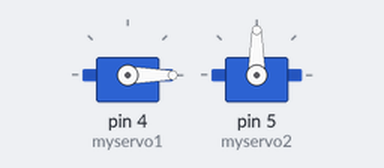
A sketch run on a simulated Arduino Uno, built with avr-gcc and run on an emulated ATmega328P. Parts: 2 × servo. What the sketch prints to the serial monitor is not drawn.

Above: at 2.05 s.
At 6.0 s:
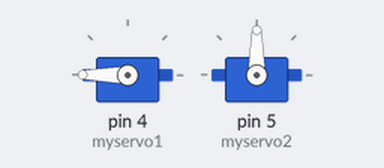
At 8.0 s:
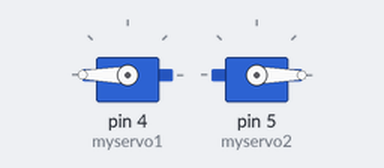
At 10.0 s:
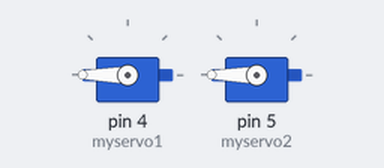
Timing chart, 0 to 12.4 s (numbered marks = the images above):
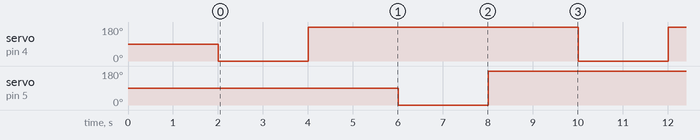

The sketch:

Servo_Motor.ino
```cpp
#include <Servo.h>

Servo myservo1;
Servo myservo2;

void setup() {
  Serial.begin(115200);
  Serial.println("Setup 시작");

  myservo1.attach(4); // D2
  myservo2.attach(5); // D1

  myservo1.write(90);
  myservo2.write(90);
  Serial.println("모두 90도 위치로 초기화");
  delay(2000);
}

void loop() {
  Serial.println("myservo1: 0도 이동");
  myservo1.write(0);
  delay(2000);

  Serial.println("myservo1: 180도 이동");
  myservo1.write(180);
  delay(2000);

  Serial.println("myservo2: 0도 이동");
  myservo2.write(0);
  delay(2000);

  Serial.println("myservo2: 180도 이동");
  myservo2.write(180);
  delay(2000);
}
```

Measured:
- by itself, servo on pin 4 (myservo1), servo on pin 5 (myservo2): alternates 180° for 6.0 s and 0° for 2.0 s
